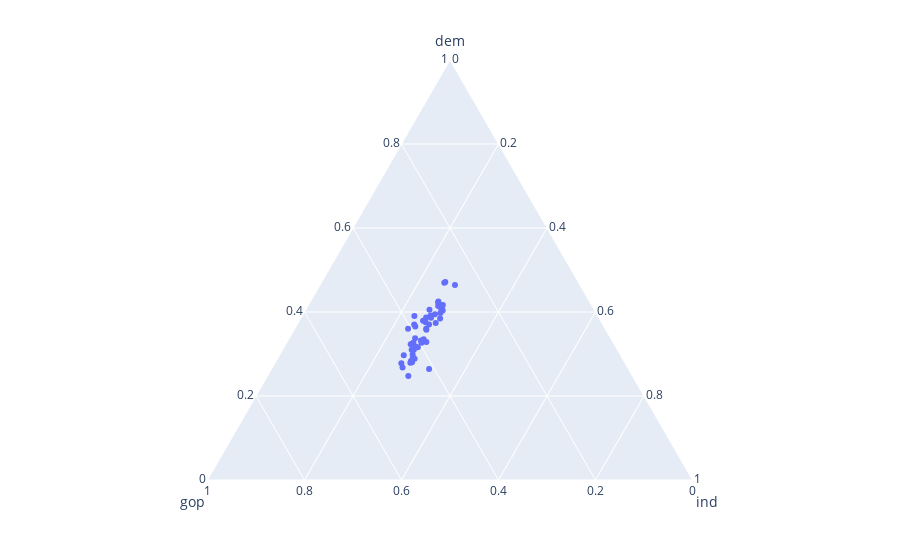

The cell this chart's notebook holds for it:
### Code cell
import plotly.express as px
df = px.data.election()
fig = px.scatter_ternary(df_mean, a="dem", b="gop", c="ind", #hover_name="candidate",
    #color="winner", size="total", size_max=15,
    #color_discrete_map = {"dem": "blue", "gop": "red", "ind":"gold"}
                        )
fig.show()
